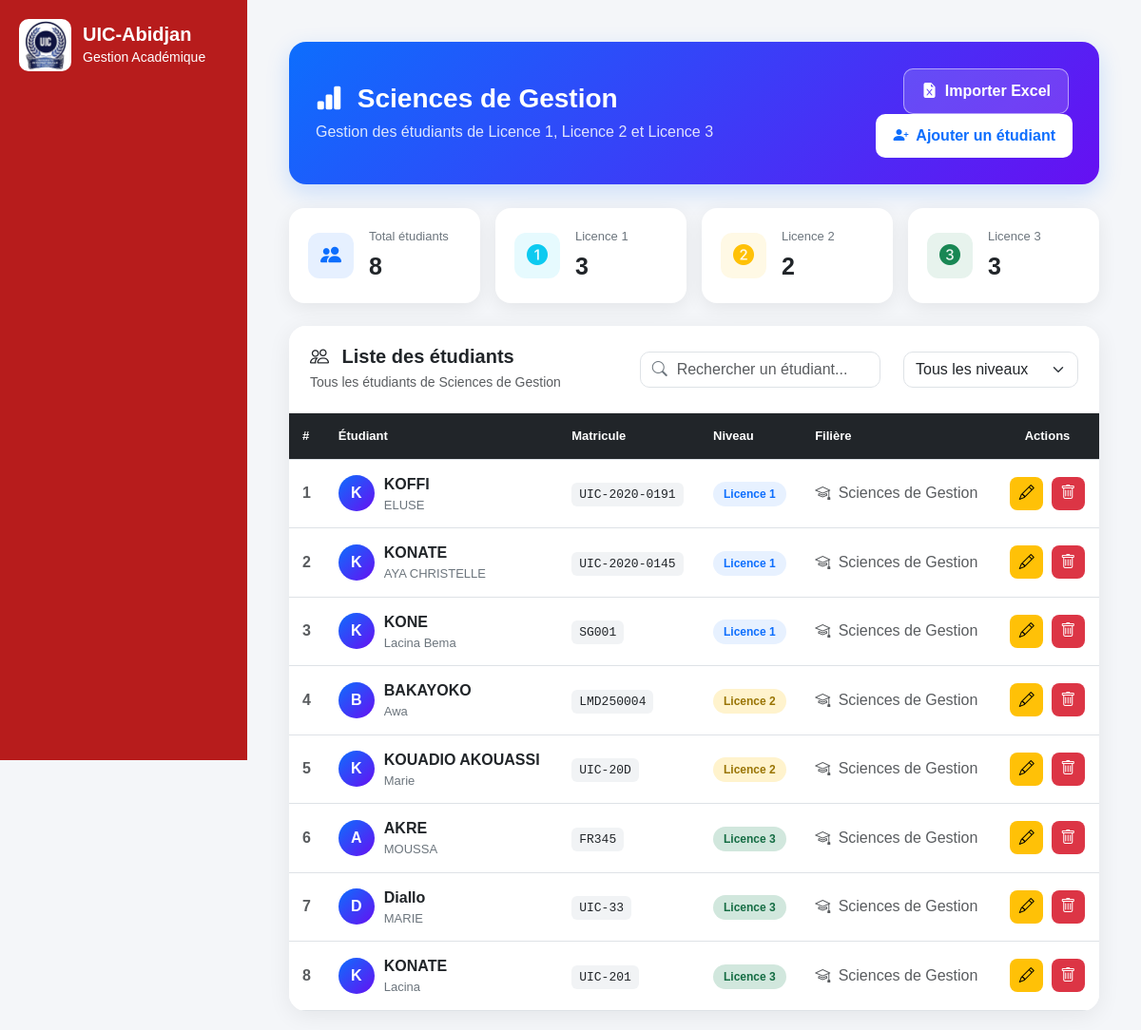
The app's page /lmd/l3/sciences-gestion/etudiants/ with its own data.
### lmd/models.py (models this page shows, shortened)
class EtudiantLMD(models.Model):
    user = models.OneToOneField(
        User,
        on_delete=models.CASCADE,
        null=True,
        blank=True,
        related_name="etudiant_lmd"
    )
    matricule = models.CharField(
        max_length=50,
        unique=True,
        db_index=True
    )
    nom = models.CharField(
        max_length=100,
        db_index=True
    )
    prenoms = models.CharField(
        max_length=150
    )
    sexe = models.CharField(
        max_length=1,
        choices=(
            ('M', 'Masculin'),
            ('F', 'Féminin'),
        )
    )
    STATUTS = [
        ("AF", "Affecté"),
        ("NF", "Non Affecté"),
    ]
    statut = models.CharField(
        max_length=20,
        choices=STATUTS,
        default="NF"
    )
    date_naissance = models.DateField(
        null=True,
        blank=True
    )
    lieu_naissance = models.CharField(
        max_length=100,
        blank=True,
        null=True
    )
    telephone = models.CharField(
        max_length=30,
        blank=True
    )
    email = models.EmailField(
        blank=True
    )
    NIVEAUX = [
        ("L1", "Licence 1"),
        ("L2", "Licence 2"),
        ("L3", "Licence 3"),
        ("M1", "Master 1"),
        ("M2", "Master 2"),
        ("DOC", "Doctorat"),
    ]
    niveau = models.CharField(
        max_length=10,
        choices=NIVEAUX,
        db_index=True
    )
    filiere = models.ForeignKey(
        "FiliereLMD",
        on_delete=models.CASCADE,
        related_name="etudiants"
    )
    annee_academique = models.CharField(
        max_length=20,
        db_index=True
    )
    date_inscription = models.DateTimeField(
        auto_now_add=True
    )
    actif = models.BooleanField(
        default=True
    )
    class Meta:
        ordering = [
            "nom",
            "prenoms"
        ]
        constraints = [
            models.UniqueConstraint(
                fields=[
                    "matricule",
                    "annee_academique"
                ],
                name="unique_etudiant_annee"
            )
        ]

class FiliereLMD(models.Model):
    NIVEAUX = [
        ("L1-L2", "Licence Fondamentale"),
        ("L3", "Licence Professionnelle"),
        ("M1-M2", "Master"),
    ]
    code = models.CharField(
        max_length=20,
        unique=True
    )
    libelle = models.CharField(
        max_length=100
    )
    niveau_formation = models.CharField(
        max_length=10,
        choices=NIVEAUX,
        default="L1-L2"
    )

### lmd/views.py (the view)
# urls.py: path("l3/sciences-gestion/etudiants/",views.l3_sciences_gestion_etudiants,name="l3_sciences_gestion_etudiants"),
def l3_sciences_gestion_etudiants(request):
    etudiants = EtudiantLMD.objects.filter(
        filiere__libelle__icontains="Sciences de Gestion"
    ).order_by(
        "niveau",
        "nom",
        "prenoms"
    )
    print("======================================")
    print("NOMBRE ETUDIANTS :", etudiants.count())
    for e in etudiants:
        print(
            e.id,
            e.matricule,
            e.nom,
            e.prenoms,
            e.niveau,
            e.filiere.libelle
        )
    print("======================================")
    return render(
        request,
        "lmd/l3/gestion/etudiants.html",
        {
            "etudiants": etudiants,
        }
    )

### lmd/templates/lmd/l3/gestion/etudiants.html (shortened to what this page needs)
{% extends "base.html" %}
{% block content %}
<div class="container-fluid px-3 px-md-4 mt-4">
    <div class="gestion-header">
        <div class="row align-items-center">
            <div class="col-md-7">
                <h3>
                    <i class="bi bi-bar-chart-fill me-2"></i>
                    Sciences de Gestion
                </h3>
                <p>
                    Gestion des étudiants de Licence 1,
                    Licence 2 et Licence 3
                </p>
            </div>
            <div class="col-md-5 text-md-end">
                <a
                    href="{% url 'sciences_gestion_etudiant_import' %}"
                    class="btn btn-import me-1"
                >
                    <i class="bi bi-file-earmark-excel-fill me-1"></i>
                    Importer Excel
                </a>
                <a
                    href="{% url 'sciences_gestion_etudiant_add' %}"
                    class="btn btn-add"
                >
                    <i class="bi bi-person-plus-fill me-1"></i>
                    Ajouter un étudiant
                </a>
            </div>
        </div>
    </div>
    <div class="row g-3 mb-4">
        <div class="col-md-3">
            <div class="stat-card">
                <div class="d-flex align-items-center">
                    <div class="stat-icon bg-primary bg-opacity-10 text-primary">
                        <i class="bi bi-people-fill"></i>
                    </div>
                    <div class="ms-3">
                        <div class="stat-title">
                            Total étudiants
                        </div>
                        <div class="stat-number">
                            {{ etudiants|length }}
                        </div>
                    </div>
                </div>
            </div>
        </div>
        <div class="col-md-3">
            <div class="stat-card">
                <div class="d-flex align-items-center">
                    <div class="stat-icon bg-info bg-opacity-10 text-info">
                        <i class="bi bi-1-circle-fill"></i>
                    </div>
                    <div class="ms-3">
                        <div class="stat-title">
                            Licence 1
                        </div>
                        <div
                            class="stat-number"
                            id="totalL1"
                        >
                        </div>
                    </div>
                </div>
            </div>
        </div>
        <div class="col-md-3">
            <div class="stat-card">
                <div class="d-flex align-items-center">
                    <div class="stat-icon bg-warning bg-opacity-10 text-warning">
                        <i class="bi bi-2-circle-fill"></i>
                    </div>
                    <div class="ms-3">
                        <div class="stat-title">
                            Licence 2
                        </div>
                        <div
                            class="stat-number"
                            id="totalL2"
                        >
                        </div>
                    </div>
                </div>
            </div>
        </div>
        <div class="col-md-3">
            <div class="stat-card">
                <div class="d-flex align-items-center">
                    <div class="stat-icon bg-success bg-opacity-10 text-success">
                        <i class="bi bi-3-circle-fill"></i>
                    </div>
                    <div class="ms-3">
                        <div class="stat-title">
                            Licence 3
                        </div>
                        <div
                            class="stat-number"
                            id="totalL3"
                        >
                        </div>
                    </div>
                </div>
            </div>
        </div>
    </div>
    <div class="card main-card">
        <div class="table-header">
            <div class="row align-items-center">
                <div class="col-md-5">
                    <h5>
                        <i class="bi bi-people me-2"></i>
                        Liste des étudiants
                    </h5>
                    <small class="text-muted">
                        Tous les étudiants de Sciences de Gestion
                    </small>
                </div>
                <div class="col-md-4">
                    <div class="search-box">
                        <i class="bi bi-search"></i>
                        <input
                            type="text"
                            id="searchStudent"
                            class="form-control"
                            placeholder="Rechercher un étudiant..."
                        >
                    </div>
                </div>
                <div class="col-md-3">
                    <select
                        id="filterNiveau"
                        class="form-select filter-select"
                    >
                        <option value="">
                            Tous les niveaux
                        </option>
                    </select>
                </div>
            </div>
        </div>
        <div class="table-responsive">
            <table
                class="table table-hover align-middle"
                id="studentsTable"
            >
                <thead>
                    <tr>
                        <th>#</th>
                        <th>Étudiant</th>
                        <th>Matricule</th>
                        <th>Niveau</th>
                        <th>Filière</th>
                        <th class="text-center">
                            Actions
                        </th>
                    </tr>
                </thead>
                <tbody>
                {% for e in etudiants %}
                    <tr
                        data-niveau="{{ e.niveau }}"
                        data-search="{{ e.nom }} {{ e.prenoms }} {{ e.matricule }}"
                    >
                        <td class="fw-bold text-muted">
                            {{ forloop.counter }}
                        </td>
                        <td>
                            <div class="d-flex align-items-center">
                                <div class="student-avatar">
                                    {{ e.nom|first|upper }}
                                </div>
                                <div>
                                    <div class="student-name">
                                        {{ e.nom }}
                                    </div>
                                    <div class="student-firstname">
                                        {{ e.prenoms }}
                                    </div>
                                </div>
                            </div>
                        </td>
                        <td>
                            <span class="matricule">
                                {{ e.matricule }}
                            </span>
                        </td>
                        <td>
                            {% if e.niveau == "L1" %}
                                <span class="niveau-badge niveau-l1">
                                    Licence 1
                                </span>
                            {% elif e.niveau == "L2" %}
                                <span class="niveau-badge niveau-l2">
                                    Licence 2
                                </span>
                            {% elif e.niveau == "L3" %}
                                <span class="niveau-badge niveau-l3">
                                    Licence 3
                                </span>
                            {% else %}
                                <span class="badge bg-secondary">
                                    {{ e.niveau }}
                                </span>
                            {% endif %}
                        </td>
                        <td>
                            <span class="text-muted">
                                <i class="bi bi-mortarboard me-1"></i>
                                {{ e.filiere.libelle }}
                            </span>
                        </td>
                        <td class="text-center">
                            <a
                                href="{% url 'sciences_gestion_etudiant_edit' e.id %}"
                                class="action-btn btn btn-warning me-1"
                                title="Modifier"
                            >
                                <i class="bi bi-pencil"></i>
                            </a>
                            <a
                                href="{% url 'sciences_gestion_etudiant_delete' e.id %}"
                                class="action-btn btn btn-danger"
                                title="Supprimer"
                                onclick="return confirm('Voulez-vous supprimer cet étudiant ?')"
                            >
                                <i class="bi bi-trash"></i>
                            </a>
                        </td>
                    </tr>
                {% endfor %}
                </tbody>
            </table>
        </div>
    </div>
</div>
{% endblock %}

### core/templates/base.html (style rules this page uses)
body { margin: 0; font-family: Arial, sans-serif; background: #f4f6f9; }

### lmd/templates/lmd/l3/gestion/etudiants.html (style rules this page uses)
.gestion-header { background: linear-gradient(135deg, #0d6efd, #6610f2); color: white; border-radius: 18px; padding: 28px; margin-bottom: 25px; box-shadow: 0 8px 25px rgba(13, 110, 253, 0.18); }
.gestion-header h3 { font-weight: 700; margin-bottom: 6px; }
.gestion-header p { margin-bottom: 0; opacity: .85; }
.btn-add { background: white; color: #0d6efd; border: none; font-weight: 600; border-radius: 10px; padding: 11px 18px; transition: .2s ease; }
.btn-import { background: rgba(255, 255, 255, .15); color: white; border: 1px solid rgba(255, 255, 255, .5); font-weight: 600; border-radius: 10px; padding: 11px 18px; transition: .2s ease; }
.stat-card { border: none; border-radius: 16px; padding: 20px; background: white; box-shadow: 0 5px 20px rgba(0, 0, 0, .07); transition: .25s ease; }
.stat-icon { width: 48px; height: 48px; border-radius: 12px; display: flex; align-items: center; justify-content: center; font-size: 22px; }
.stat-title { font-size: 13px; color: #6c757d; margin-bottom: 3px; }
.stat-number { font-size: 25px; font-weight: 700; color: #212529; }
.main-card { border: none; border-radius: 18px; overflow: hidden; box-shadow: 0 5px 25px rgba(0, 0, 0, .07); }
.table-header { padding: 20px 22px; border-bottom: 1px solid #eee; background: #fff; }
.table-header h5 { font-weight: 700; margin-bottom: 3px; }
.search-box { position: relative; }
.search-box i { position: absolute; left: 13px; top: 50%; transform: translateY(-50%); color: #6c757d; }
.search-box input { padding-left: 38px; border-radius: 10px; border: 1px solid #dee2e6; }
.filter-select { border-radius: 10px; min-width: 150px; }
.table { margin-bottom: 0; }
.table thead th { background: #212529; color: white; font-size: 13px; font-weight: 600; padding: 14px; white-space: nowrap; }
.table tbody td { padding: 14px; vertical-align: middle; }
.table tbody tr { transition: .15s ease; }
.student-avatar { width: 38px; height: 38px; border-radius: 50%; background: linear-gradient(135deg, #0d6efd, #6610f2); color: white; display: inline-flex; align-items: center; justify-content: center; font-weight: 700; margin-right: 10px; flex-shrink: 0; }
.student-name { font-weight: 600; color: #212529; }
.student-firstname { color: #6c757d; font-size: 13px; }
.matricule { font-family: monospace; background: #f1f3f5; padding: 5px 8px; border-radius: 6px; font-size: 13px; }
.niveau-badge { border-radius: 20px; padding: 6px 11px; font-size: 12px; font-weight: 600; }
.niveau-l1 { background: #e7f1ff; color: #0d6efd; }
.niveau-l2 { background: #fff3cd; color: #997404; }
.niveau-l3 { background: #d1e7dd; color: #146c43; }
.action-btn { width: 35px; height: 35px; border-radius: 8px; display: inline-flex; align-items: center; justify-content: center; border: none; transition: .2s ease; }

### records on screen
EtudiantLMD: nom|first "K", nom "KOFFI", prenoms "ELUSE", matricule "UIC-2020-0191", niveau "Licence 1", filiere.libelle "Sciences de Gestion"
EtudiantLMD: nom|first "K", nom "KONATE", prenoms "AYA CHRISTELLE", matricule "UIC-2020-0145", niveau "Licence 1", filiere.libelle "Sciences de Gestion"
EtudiantLMD: nom|first "K", nom "KONE", prenoms "Lacina Bema", matricule "SG001", niveau "Licence 1", filiere.libelle "Sciences de Gestion"
EtudiantLMD: nom|first "B", nom "BAKAYOKO", prenoms "Awa", matricule "LMD250004", niveau "Licence 2", filiere.libelle "Sciences de Gestion"
EtudiantLMD: nom|first "K", nom "KOUADIO AKOUASSI", prenoms "Marie", matricule "UIC-20D", niveau "Licence 2", filiere.libelle "Sciences de Gestion"
EtudiantLMD: nom|first "A", nom "AKRE", prenoms "MOUSSA", matricule "FR345", niveau "Licence 3", filiere.libelle "Sciences de Gestion"
EtudiantLMD: nom|first "D", nom "Diallo", prenoms "MARIE", matricule "UIC-33", niveau "Licence 3", filiere.libelle "Sciences de Gestion"
EtudiantLMD: nom|first "K", nom "KONATE", prenoms "Lacina", matricule "UIC-201", niveau "Licence 3", filiere.libelle "Sciences de Gestion"

### other values on screen
{{ etudiants|length }} "8"
